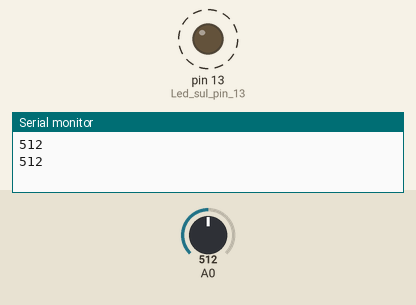
This sketch was run on a simulated Arduino Uno, built with avr-gcc and run on an emulated ATmega328P. Parts: output pins drawn as LEDs (lit = HIGH), the last lines printed to the serial monitor. Dashed ring = blinking. Inputs (shaded band) come from the test bench; at power-on: A0 = 512.

Above: at 0.89 s.
1.4 s: A0 set to 900
At 1.76 s:
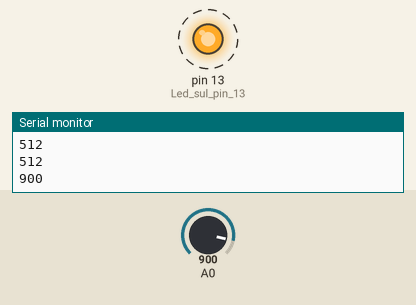
4.5 s: A0 set to 306
At 4.91 s:
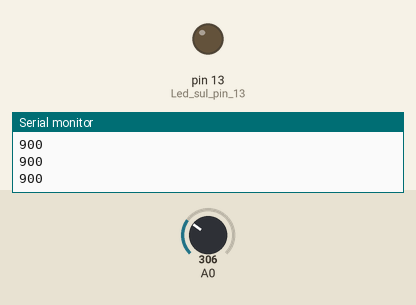
Timing chart, 0 to 13.6 s (numbered marks = the images above; inputs shaded):
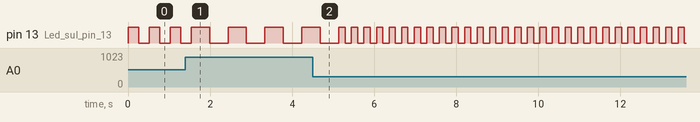

Measured:
- after the input at 1.4 s, pin 13 (Led_sul_pin_13): alternates HIGH for 0.45 s and LOW for 0.45 s, starting after 0.59 s
- by itself, pin 13 (Led_sul_pin_13): alternates HIGH for 0.26 s and LOW for 0.26 s

The sketch:

06_delay_variabile.ino
```cpp
int pot = 0;

void setup() {

  Serial.begin(9600);

  pinMode(13, OUTPUT);  // Led sul pin 13

}

void loop() {

  pot = analogRead(A0);

  Serial.println(pot);

  digitalWrite(13, HIGH);

  delay(pot / 2);

  digitalWrite(13, LOW);

  delay(pot / 2);

}
```
